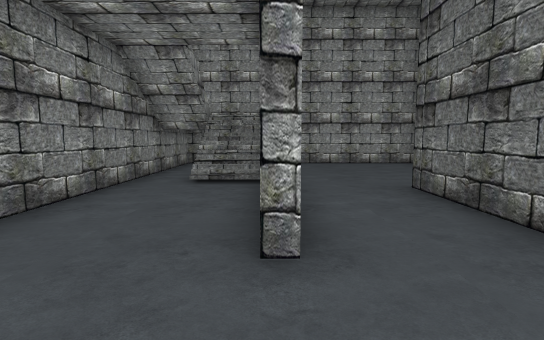
[1] (above)

19 first-person views from a walk through a Unity game level. The camera is 1.2 m above the floor, tilts 6° down and sees 85° across. Doors are open. The floor is counted in squares, 1.35 m on a side. Each view is taken from the middle of a square. On the plan, view 1 faces up. The plan holds only what a view shows up to about 11 squares ahead; the rest is blank. The place goes on beyond the plan. The player is left out.

[2]
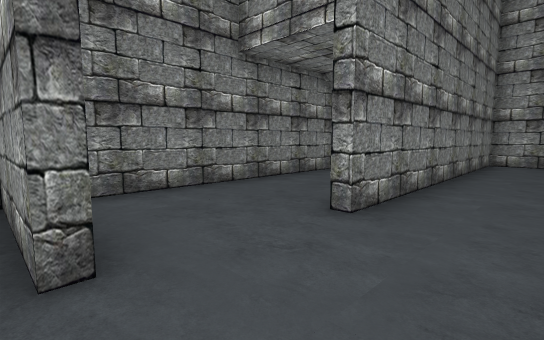

[3]
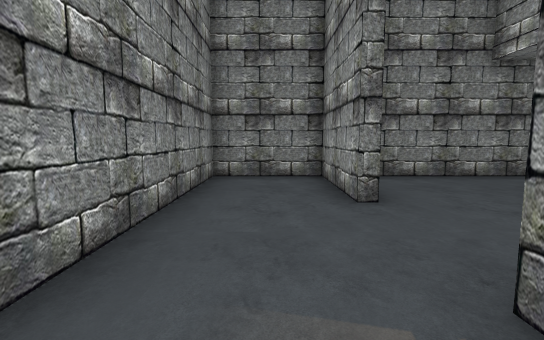

[4]
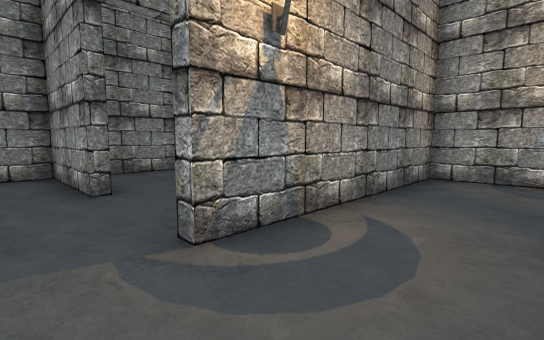

[5]
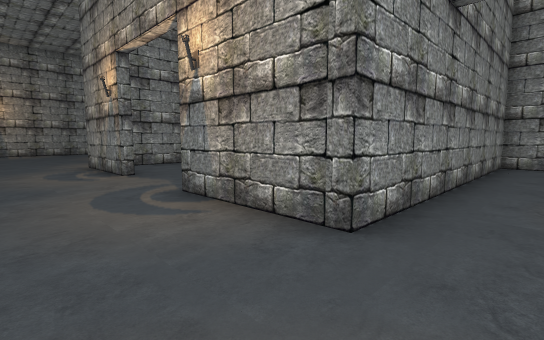

[6]
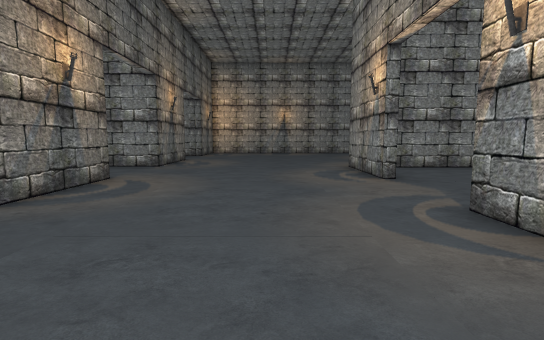

[7]
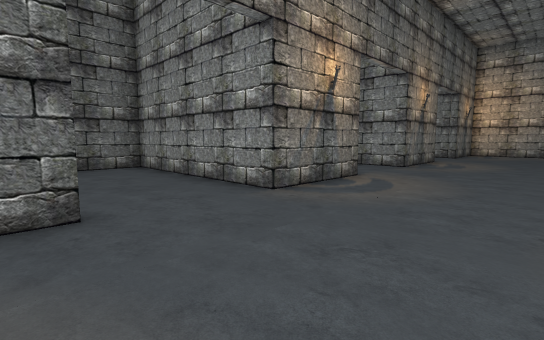

[8]
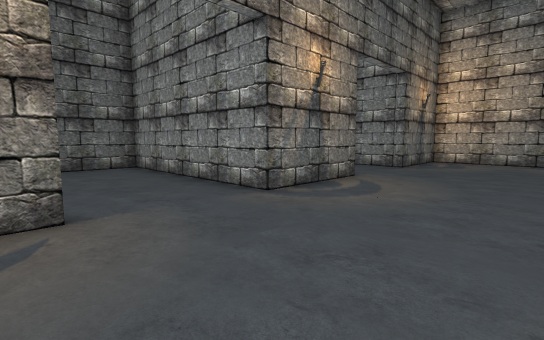

[9]
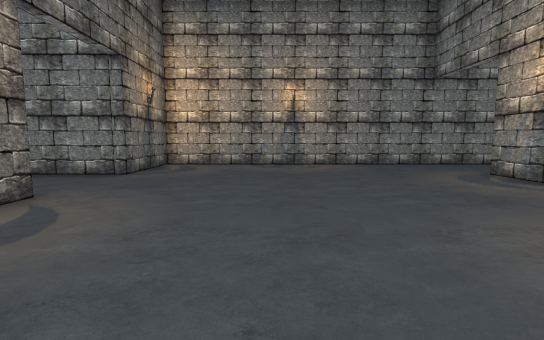

[10]
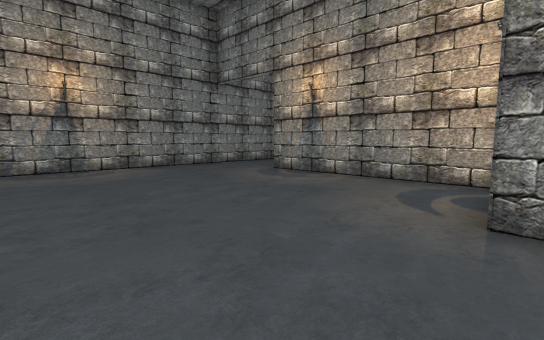

[11]
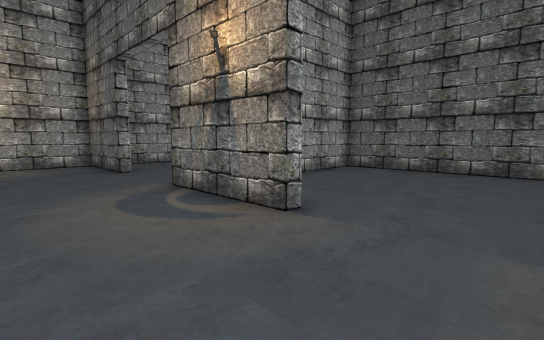

[12]
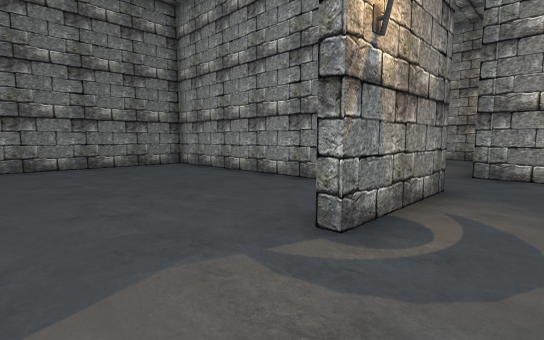

[13]
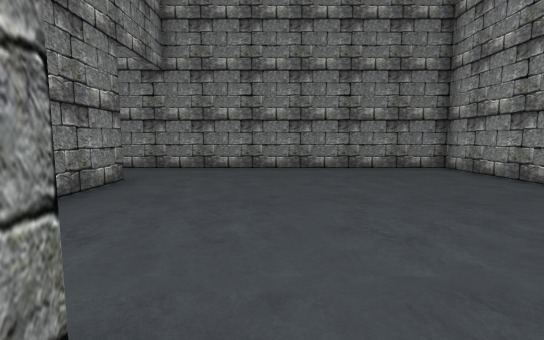

[14]
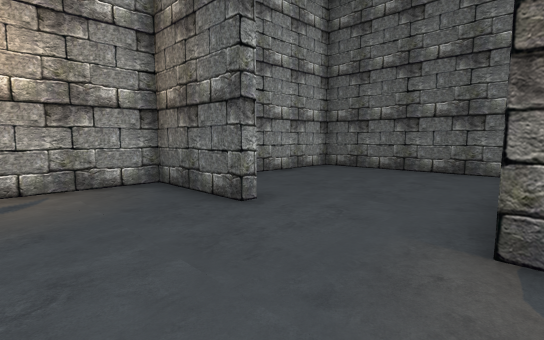

[15]
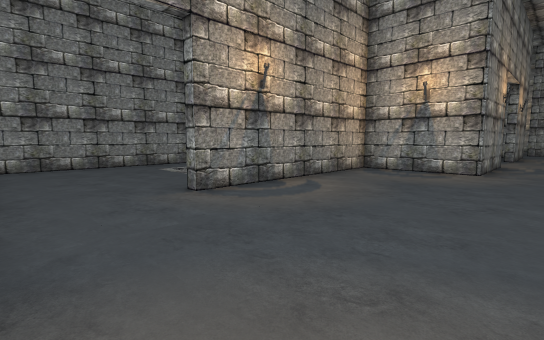

[16]
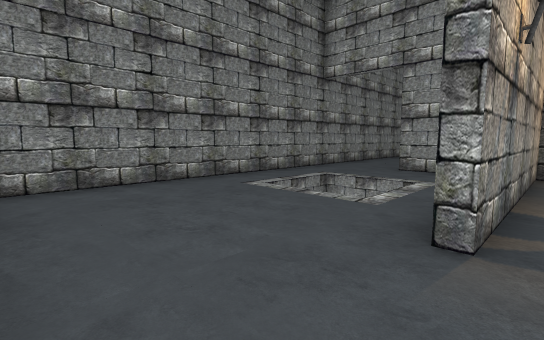

[17]
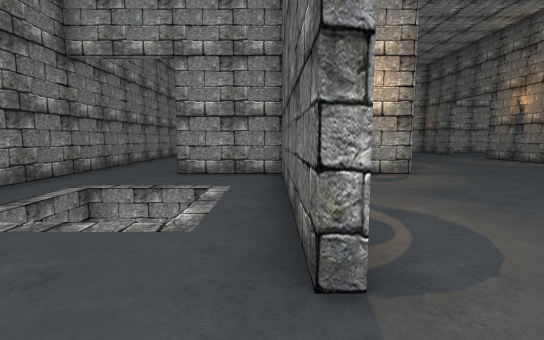

[18]
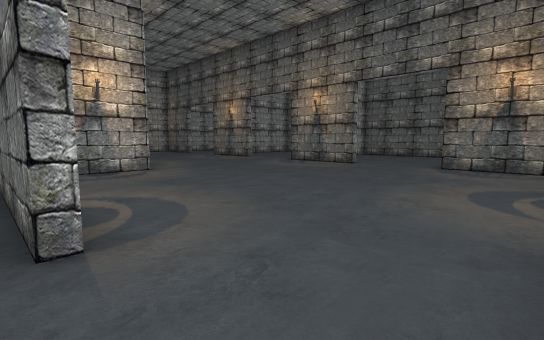

[19]
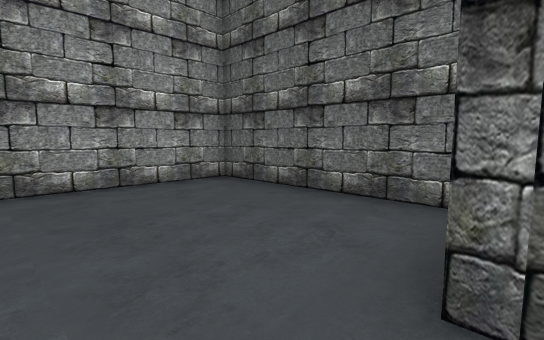

### Floor plan
Ten units are one square. View 1 is at (0, 0); x grows to the right and y downward. Boxes are objects, and circles mark ways between rooms. Rooms are numbered by the first view taken in them; rooms with no view inside come last. Other rooms are left out.
<svg viewBox="-35 -113 215 331">
<path fill="none" stroke="#000" d="M0 8 -30 8 -30 34 35 34M-30 -81 -30 -1M35 34 55 34M51 96 55 96 55 125 25 125 25 184 23 184 23 125 -5 125M116 96 116 67 175 67 175 11 129 11M116 155 116 125 175 125 175 70 151 70M-5 122 44 122M55 34 55 66 51 66M31 37 -30 37 -30 209M116 38 116 11 91 11M67 11 55 11M3 213 116 213 116 184M52 -60 52 -108 2 -108 2 -21M26 -26 26 -55"/>
<circle cx="30" cy="15" r="3" fill="#2a7"/>
<circle cx="15" cy="-20" r="3" fill="#2a7"/>
<circle cx="50" cy="20" r="3" fill="#2a7"/>
<text x="0" y="-10">1</text>
<text x="40" y="10">2</text>
<text x="70" y="110">3</text>
<text x="20" y="-70">4</text>
</svg>
Room 1 opens to room 2. Room 1 opens to room 4. Room 2 opens to room 3.

Where each view was taken, in squares from view 1:
view 1: 0 up, 0 right, facing up
view 2: 1 down, 2 right, facing up-left
view 3: 2 down, 4 right, facing left
view 4: 2 down, 5 right, facing up-left
view 5: 2 down, 8 right, facing down-left
view 6: 3 down, 8 right, facing down
view 7: 3 down, 8 right, facing down-right
view 8: 9 down, 8 right, facing down-right
view 9: 11 down, 8 right, facing down
view 10: 12 down, 9 right, facing down-left
view 11: 12 down, 9 right, facing up-right
view 12: 9 down, 7 right, facing up-left
view 13: 9 down, 6 right, facing left
view 14: 7 down, 9 right, facing up-right
view 15: 21 down, 7 right, facing up-left
view 16: 21 down, 3 right, facing up-left
view 17: 20 down, 2 right, facing up
view 18: 21 down, 2 right, facing up-right
view 19: 5 up, 1 right, facing up-right
